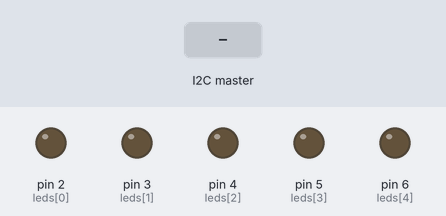
Simulated run of this sketch. Board: Arduino Uno, built with avr-gcc and run on an emulated ATmega328P. Shown: output pins drawn as LEDs (lit = HIGH). The inputs (shaded band) are chosen by the test bench. What the sketch prints to the serial monitor is not drawn.

Above: at 1.2 s.
1.3 s: the I2C master sends "K"
Timing chart, 0 to 4.3 s (numbered marks = the images above; inputs shaded):
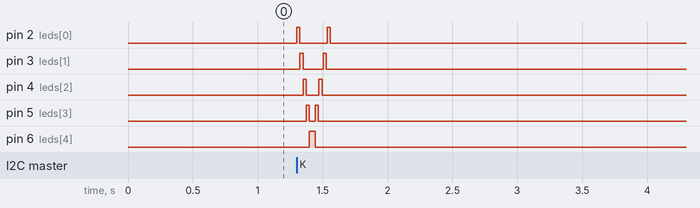

The sketch:

I2C_ARD_knightrider.ino
```cpp
#include <Wire.h>

#define ARDUINO_ADDRESS 8
const int leds[]={2,3,4,5,6};


void setup()
{
  Wire.begin(ARDUINO_ADDRESS); // starting the communicaiton for slave

  Wire.onReceive(receiveEvent); // the data come from wire is read with receiveEvent function
  Wire.onRequest(sendEvent); // specifying the function that will run on the slave device when the Master device requests data from the Slave device.

  Serial.begin(9600);
  for(int i=0; i<5; i++)
  {
    pinMode(leds[i], OUTPUT);
  }

}

void loop()
{

}

// read data from Raspberry Pi Pico
void receiveEvent(int numBytes)
{
  while (Wire.available()) // if there is incoming data
  {
    char receivedChar = Wire.read(); // receive data as a char
    //Serial.print("Received data: ");
    //Serial.println(receivedChar);
    if (receivedChar == 'K') // when arduino receive K character, start knightrider function
    {
      knightrider();
    }

  }
}

// send data to Raspberry Pi Pico
void sendEvent()
{
  Wire.write( "Pi!"); // send data to Raspberry Pi Pico
}

void knightrider()
{
    for(int i=0; i<5; i++)
    { /* turns all LEDs on and off sequentially for 5 seconds */
      Serial.println("forward");
      digitalWrite(leds[i],HIGH);
      delay(5000);
      digitalWrite(leds[i],LOW);
    }

    for(int j=4;j>-1; j--)
    { /* turns the LEDs on and off for 5 seconds in the reverse direction. */
      Serial.println("reverse");
      digitalWrite(leds[j],HIGH);
      delay(5000);
      digitalWrite(leds[j], LOW);
    }
}
```

Measured:
- after the input at 1.3 s, pin 2 (leds[0]): alternates HIGH for 0.02 s and LOW for 0.21 s, 4 changes in all, then stays LOW, starting at once; pin 3 (leds[1]): alternates HIGH for 0.02 s and LOW for 0.15 s, 4 changes in all, then stays LOW, starting at once
